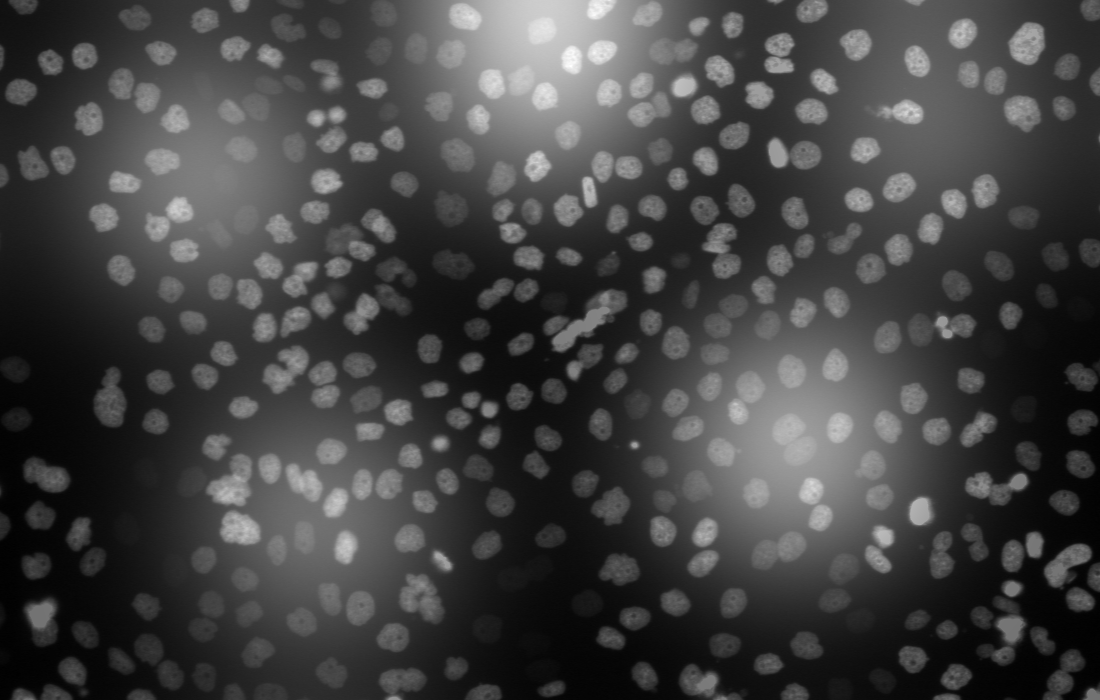
#> input picture Assignment/z5298319_Notebook 2/Cells.png, 1100 x 700 px; its folder holds only this picture in this run
$ python -i project_newbee.py   (imports and definitions only)   (older library calls are emulated)
#> lines starting #> are read from the running program, lines starting #| are printed output that depends on the picture; after the words box and inside, x2 and y2 are one past the last pixel; in counts of white or black regions, pixels touching at a corner belong together
#> further down, picture is the input picture: shape (700, 1100); min 0, max 255, mean 66.1
# -*- coding: utf-8 -*-
"""
Created on Sun Oct 31 16:56:56 2021
@author: COMP9517 NewBee Group
ver: 2.8
"""
import cv2
import os
import numpy as np
# from skimage.morphology import watershed
from skimage.segmentation import watershed
import matplotlib.pyplot as plt
from scipy import ndimage as ndi
from skimage.feature import peak_local_max
import mahotas as mh
import hashlib
import math
import random

#############################################
# User Define Variables
#############################################
# the path of the images
SOURCE_PATH = "./Sequences"
# the sub folder name
SUB_DIR = "01"
# the name of the dir which to save the result images
RESULT_DIR = 'result'
# the name of the dir which to save my seq, it is no use at present
SEG_DIR = 'myseg'
# define the gaussian kernal size
Gaussian_kernal = (5, 5)
# The max distance that a cell can move in two frame
d_distance = 50
# mitosis: mark circle radius，width and color(BGR)
mitosis_radius, mitosis_width, mitosis_color = 30, 3, (0, 0, 255)
child_radius, child_width, child_color = 25, 2, (00, 160, 255)
# Fout color
font_color, font_color_mitosis, font_size, font_thickness = (255, 255, 255), (0, 255, 255), 0.8, 2
# similarity which define a new cell as an old one：0-100, the larger the value, the easier it is
similarity_reappear = 85
# rate to define mitosis both child area must be smaller than their mother cell
# child cell area < mother cell * rate, 0.0-2.0
rate_mitosis = 0.9
# threshold of similarity to define whether it is still the old cell in new frame: 0-100
similarity_threshold = 20
# permit a cell to reappear time
permit_disappear_time = 2

#############################################
# machine used variables
#############################################
# sample cell
# status: 0 disappeared  1 existing  2 in mitosis  3 a new child
sample_cell = {"id": 0, "target_index": None, "center": (200, 300), "size": (3, 2), "color": (234, 102, 65),
               "area": 6, "status": 1, "trajectory": [(180, 280), (190, 290), (200, 300)], "disappear_time": 0}
statistics = {"reappear": 0, "dividing_times": 0, "total_dividing_times": 0, "dividing_cells": 0,
              "total_dividing_cells": 0, "new_cell": 0, "disappear_cell": 0}


# create a new cell, most value are default None
def create_cell(cell_id=None, center=None, size=None, color=None, area=0, status=1):
    # status: 0 disappeared  1 existing  2 in mitosis  3 a new child
    cell = {"id": cell_id,
            "target_index": None,
            "center": center,
            "size": size,
            "color": color,
            "area": area,
            "status": status,
            "trajectory": [],
            "disappear_time": 0}

    if center:
        cell["trajectory"].append(center)
    return cell


# set default value to statistics when a new round start
# [6 lines left out: function new_round_statistics, not called in this run]


# Define the Euclidean distance between two points as the loss
def euclidean_distance(pre_center, cur_center):
    distance = ((pre_center[0] - cur_center[0]) ** 2 + (pre_center[1] - cur_center[1]) ** 2) ** 0.5
    return distance


# return the similarity between two cells
# yita: the weight of area, should between 0 to 1
# the value is between 0 to 100
# [19 lines left out: functions get_two_cells_similarity, get_a_random_color, not called in this run]


# step 1: Get and parse a image as the target layer
def analysis_frame(img_source, frame_name=""):
#> called with frame_name = ''
    img_normalize = np.zeros_like(img_source)
    cv2.normalize(img_source, img_normalize, 0, 255, cv2.NORM_MINMAX, cv2.CV_8U)

    unique, counts = np.unique(img_normalize.reshape(-1, 1), axis=0, return_counts=True)
#> unique = 255 values from 0 to 255; counts = 255 values, max 8294 at index 17, min 1 at index 250, mean 3019.6
    threshold_value = unique[np.argmax(counts)][0]
#> threshold_value = 17

    ret, img_threshold = cv2.threshold(img_normalize, threshold_value, 255, cv2.THRESH_BINARY)
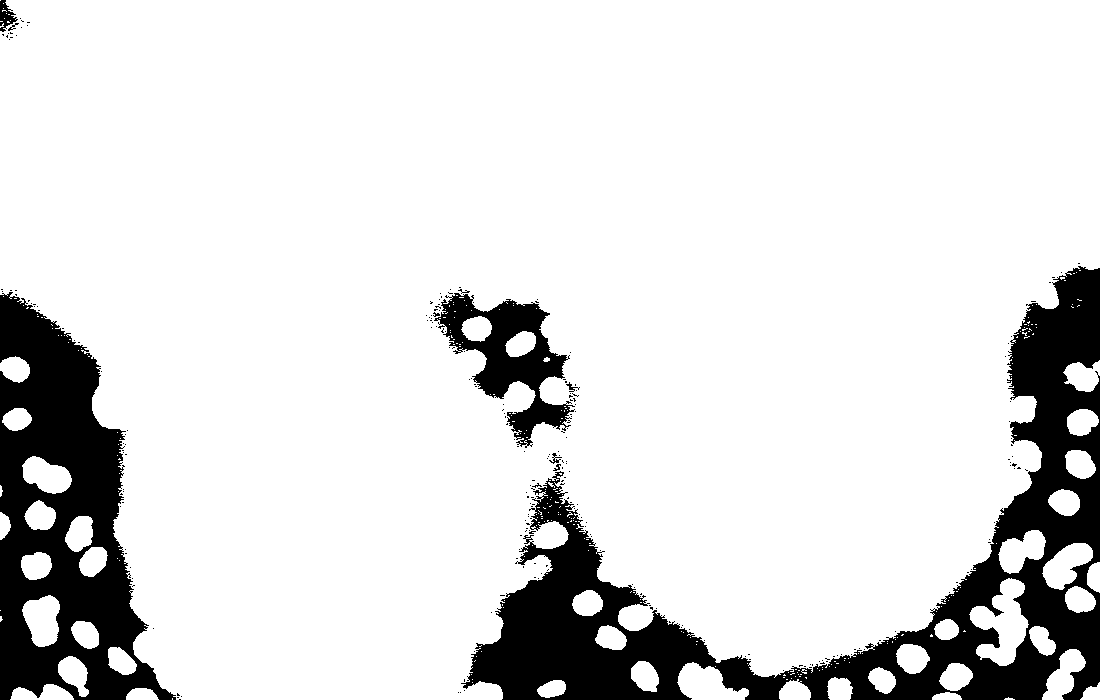
#> img_threshold: shape (700, 1100); 86.2% white; 239 black regions (230 under 20 px), largest, box (x1, y1, x2, y2) and area: (461, 266, 1100, 700) 61453, (0, 292, 176, 700) 36076, (434, 293, 575, 448) 7930
#> ret = 17

    img_flood = img_threshold.copy()
    height, width = img_flood.shape
#> height = 700; width = 1100

    if img_flood[0][0] != 255:
        cv2.floodFill(img_flood, None, (0, 0), 1)
    if img_flood[height - 1][0] != 255:
        cv2.floodFill(img_flood, None, (0, height - 1), 1)
#> img_flood: shape (700, 1100); 4.68% of pixels changed, all inside (x1, y1, x2, y2) = (0, 292, 176, 700)
    if img_flood[height - 1][width - 1] != 255:
        cv2.floodFill(img_flood, None, (width - 1, height - 1), 1)
    if img_flood[0][width - 1] != 255:
        cv2.floodFill(img_flood, None, (width - 1, 0), 1)

    cv2.floodFill(img_flood, None, (0, 0), 1)
#> img_flood: shape (700, 1100); min 0, max 255, mean 219.8
    img_threshold[img_flood == 0] = 255
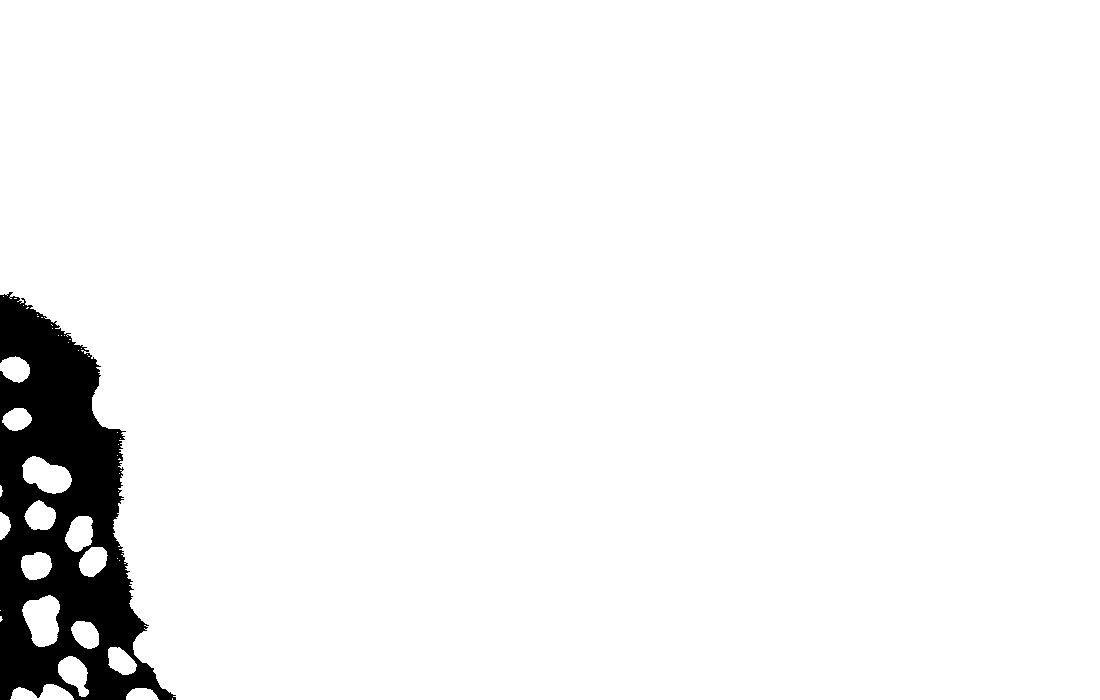
#> img_threshold: shape (700, 1100); 95.3% white; 1 black region, box (x1, y1, x2, y2) and area: (0, 292, 176, 700) 36048

    kernel = cv2.getStructuringElement(cv2.MORPH_RECT, (5, 5))

    img_eroded = cv2.erode(img_threshold, kernel, iterations=1)
#> img_eroded: shape (700, 1100); 94.7% white; 1 black region, box (x1, y1, x2, y2) and area: (0, 290, 178, 700) 40936

    img_dilated = cv2.dilate(img_eroded, kernel)
#> img_dilated: shape (700, 1100); 95.3% white; 1 black region, box (x1, y1, x2, y2) and area: (0, 292, 176, 700) 36478

    distance = ndi.morphology.distance_transform_edt(img_dilated)
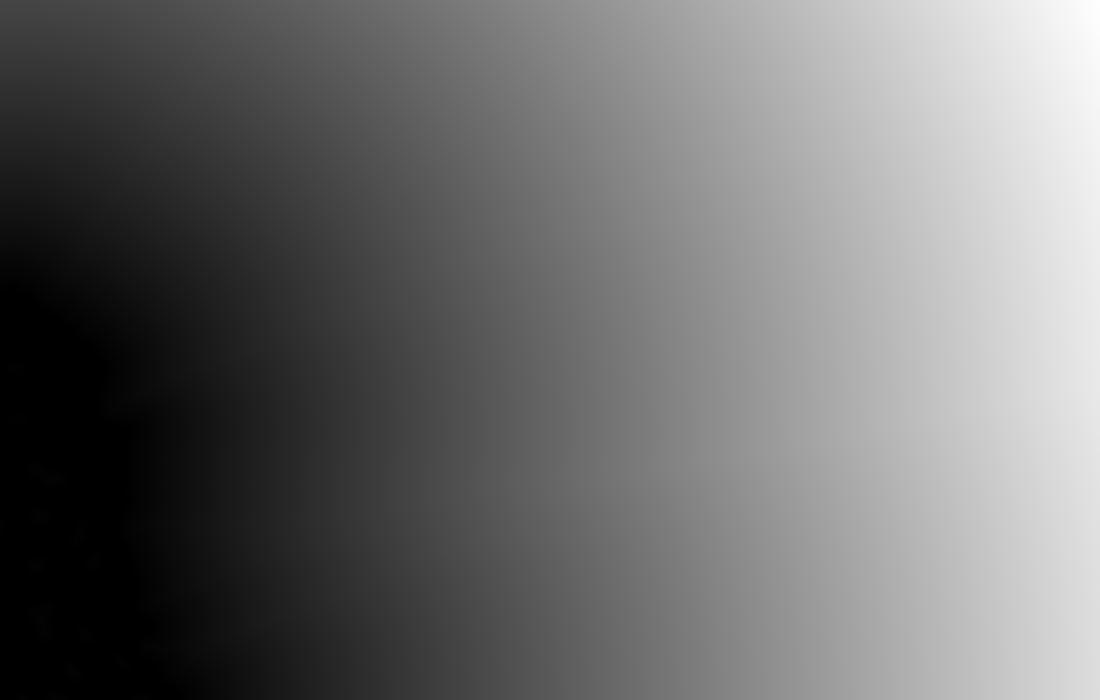
#> distance: shape (700, 1100) float64; min 0, max 1063.9, mean 464.3; drawn with min black and max white
    local_maxi = peak_local_max(distance, indices=False, footprint=np.ones((9, 9)), labels=img_dilated)
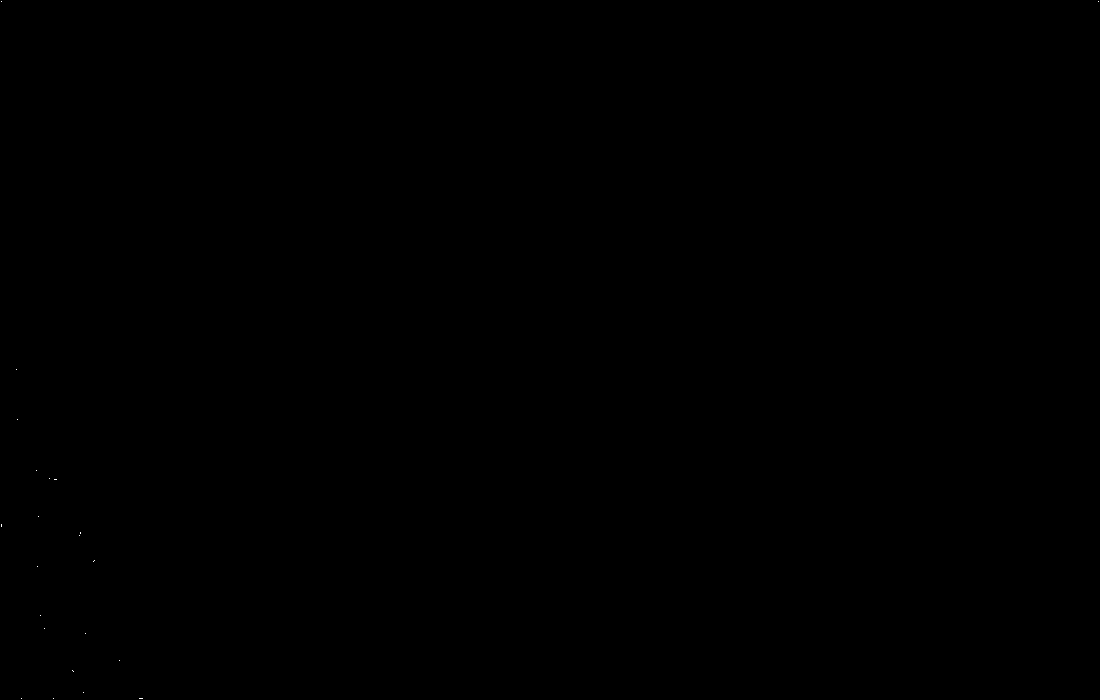
#> local_maxi: shape (700, 1100) bool; 0% white in thin lines or dots
    markers = ndi.label(local_maxi)[0]
#> markers: shape (700, 1100) int32; 25 distinct labels, from 0 to 24
    img_watershed = watershed(-distance, markers, mask=img_dilated)
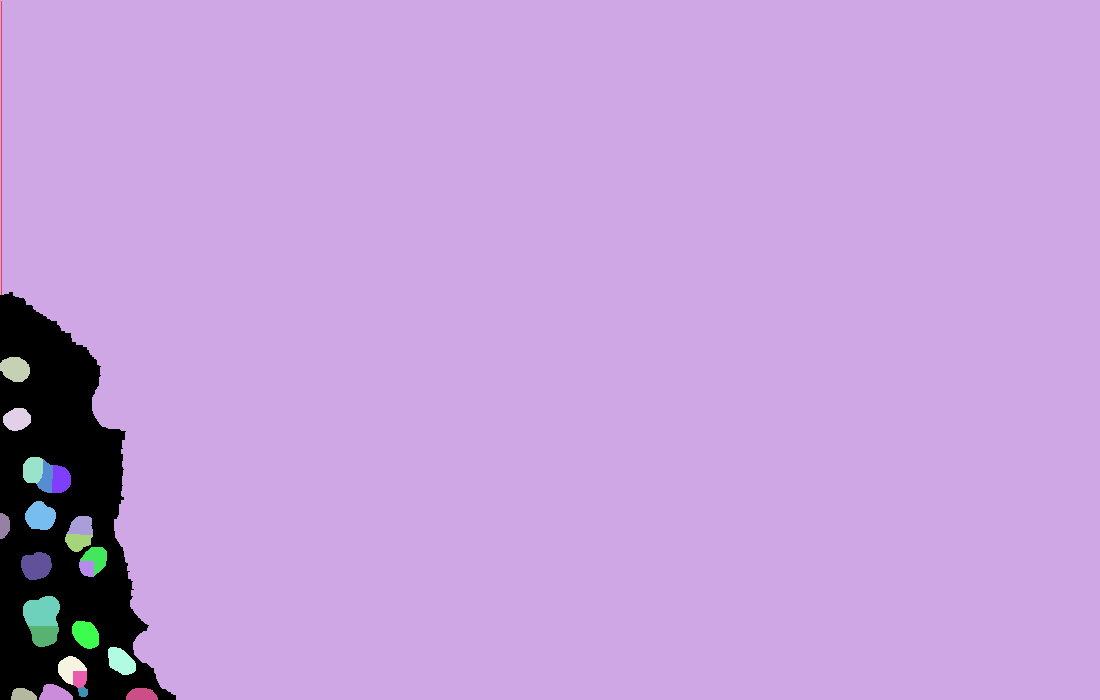
#> img_watershed: shape (700, 1100) int32; 25 distinct labels, from 0 to 24; one colour per label, 0 black

    img_labeled = img_watershed.astype(np.uint8)
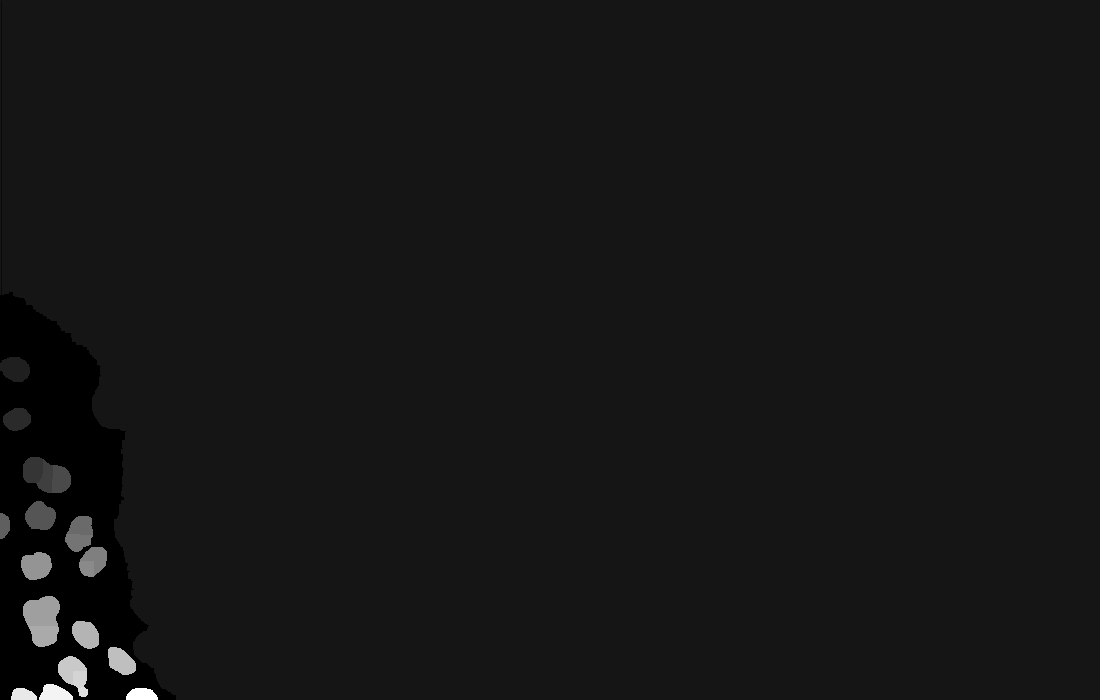
#> img_labeled: shape (700, 1100); min 0, max 24, mean 2; drawn with min black and max white

    # Detect and drawing the outline of cells
    contours, hierarchy = cv2.findContours(img_labeled, cv2.RETR_EXTERNAL, cv2.CHAIN_APPROX_NONE)
#> contours = 16 contours; largest, box (x1, y1, x2, y2) and area: (0, 0, 1100, 700) 722156, (23, 596, 60, 647) 1363, (23, 457, 71, 493) 1178, (58, 656, 88, 697) 715, (65, 516, 93, 552) 704

    # generate colored labeled image
    img_final = cv2.cvtColor(img_normalize, cv2.COLOR_GRAY2RGB)

    # extract cell information
    cells_target = []
    for i in range(0, len(contours)):
        pos_x, pos_y, width, height = cv2.boundingRect(contours[i])

        cell = create_cell()
        cell["center"] = (pos_x + int(width / 2), pos_y + int(height / 2))
        cell["size"] = (width, height)
        area = cv2.contourArea(contours[i])
        if area < 1: area = 1
        cell["area"] = area

        cells_target.append(cell)
#> this loop made 16 passes
#> (pos_x, pos_y, width, height) on passes 1 to 12: (126, 688, 32, 12), (11, 688, 26, 12), (39, 684, 34, 16), (58, 656, 30, 41), (108, 647, 28, 28), (72, 621, 27, 28), (23, 596, 37, 51), (21, 552, 31, 28), (79, 547, 28, 30), (65, 516, 28, 36), (0, 513, 10, 26), (25, 501, 31, 29)
#> after the loop, cells_target = 16 items

    return img_final, cells_target, contours


# step 2: Compare the target layer with the cells in the cell bank
# [251 lines left out: functions compare_with_bank, mark_and_save, refresh_to_bank, main, not called in this run]


# [2 lines not run here, left out]

>>> import cv2
>>> picture = cv2.imread('../Assignment/z5298319_Notebook 2/Cells.png', cv2.IMREAD_GRAYSCALE)
>>> result = analysis_frame(picture)
